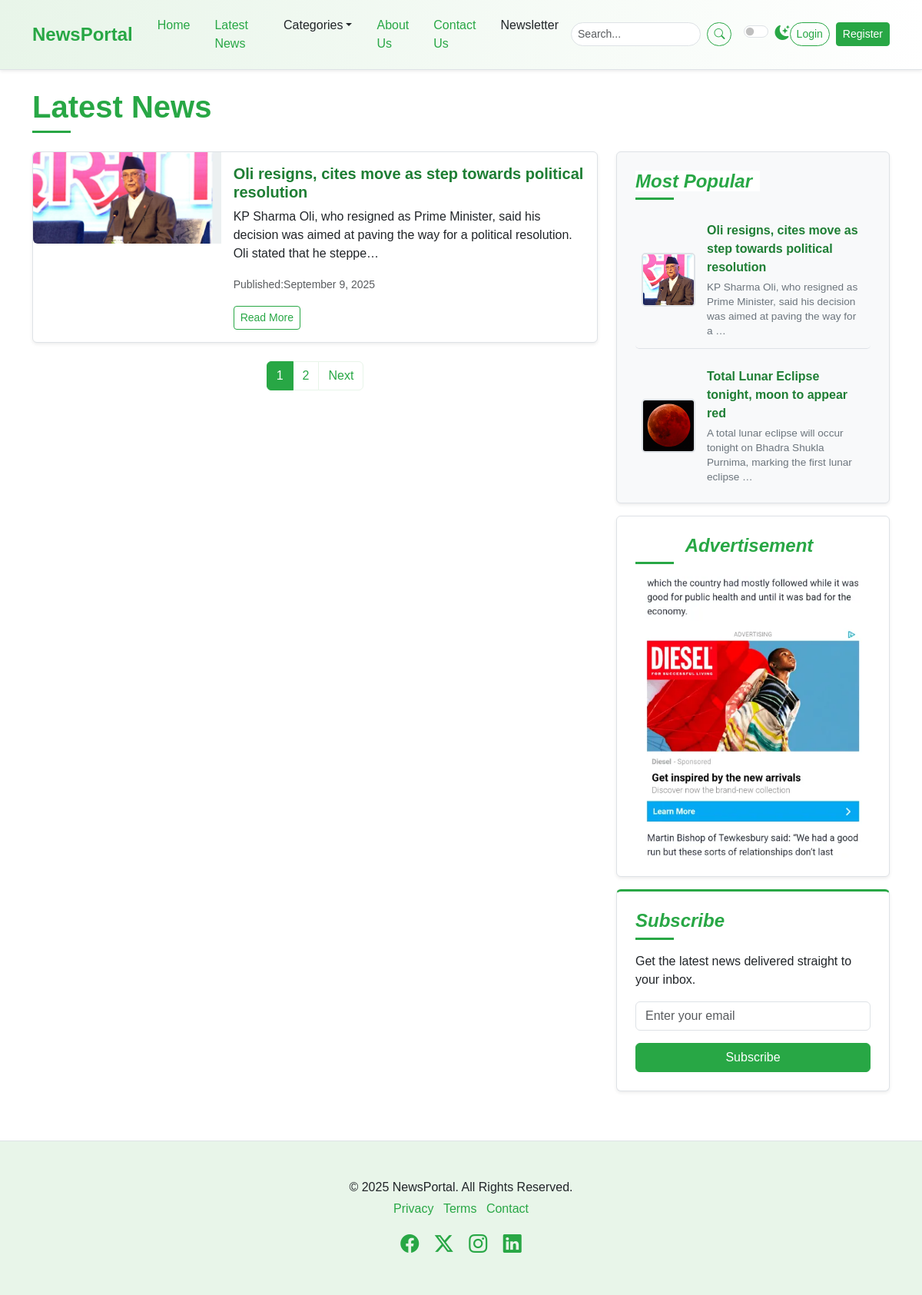
The page /post-list/ on the database its author committed.
### newspaper/models.py (models this page shows, shortened)
class TimeStampModel(models.Model):
    created_at= models.DateTimeField(auto_now_add=True)
    updated_at=models.DateTimeField(auto_now=True)
    class Meta:
        abstract= True # don't create table in DB

class Post(TimeStampModel):
    STATUS_CHOICES = [
        ("active","Active"),
        ("in_active","Inactive"),
    ]
    title=models.CharField(max_length=256)
    content=models.TextField()
    featured_image = models.ImageField(upload_to="post_images/%Y/%m/%d", blank=False) #install pillow library
    views_count= models.PositiveBigIntegerField(default=0)
    author=models.ForeignKey("auth.User",on_delete=models.CASCADE)
    status=models.CharField(max_length=20, choices=STATUS_CHOICES, default="active")
    is_breaking_news= models.BooleanField(default=False)
    published_at=models.DateTimeField(null=True, blank=True)
    category=models.ForeignKey(Category, on_delete=models.CASCADE)
    tags= models.ManyToManyField(Tag)

class Advertisement(TimeStampModel):
    title = models.CharField(max_length=100)
    image = models.ImageField(upload_to="advertisements/%Y/%m/%d", blank=False)

### newspaper/views.py (the view)
# urls.py: path("post-list/", views.PostListView.as_view(), name="post-list"),
class PostListView(SidebarMixin, ListView):
    model = Post
    template_name = "newsportal/list/list.html"
    context_object_name = "posts"
    paginate_by = 1
    def get_queryset(self):
        return Post.objects.filter(
            published_at__isnull=False, status="active"
        ).order_by("-published_at")

### newspaper/nav.py (called while the page is built)
def navigation(request):
    categories= Category.objects.all()[:4]
    return {"categories": categories}

### newspaper/views.py (called while the page is built)
        def get_context_data(self, **kwargs):
            context = super().get_context_data(**kwargs)
            context["popular_posts"] = Post.objects.filter(
                published_at__isnull=False, status="active"
            ).order_by("-published_at")[:5]
            context["advertisement"] = (
                Advertisement.objects.all().order_by("-created_at").first()
            )
            return context

### templates/newsportal/list/list.html (shortened to what this page needs)
{% extends "newsportal/base.html" %}
{% block content %}
    <div class="container mt-4">
      <h1 class="mb-4 section-title">
        <span>Latest News</span>
      </h1>
      <div class="row">
        <div class="col-lg-8">
          {% include "newsportal/list/left/post_list.html" %}
          {% include "newsportal/list/left/pagination.html" %}
       </div>
        <div class="col-lg-4">
          <div class="position-sticky sticky-sidebar-offset">
             {% include "newsportal/home/right/most_popular.html" %}
              {% include "newsportal/home/right/advertisement.html" %}
              {% include "newsportal/home/right/newsletter.html" %}
          </div>
        </div>
      </div>
    </div>
{% endblock content %}

### templates/newsportal/list/left/post_list.html
{% for post in posts %}
          <div class="card mb-4 shadow-sm news-list-item">
            <div class="row g-0">
              <div class="col-md-4">
                <img src="{{ post.featured_image.url }}"
                     class="img-fluid rounded-start"
                     width="300"
                     height="200"
                     alt="{{ post.title }}" />
              </div>
              <div class="col-md-8">
                <div class="card-body">
                  <h5 class="card-title">{{ post.title }}</h5>
                  <p class="card-text">
                   {{ post.content|truncatechars:150 }}
                  </p>
                  <p class="card-text">
                    <small class="text-muted">Published:{{ post.published_at|date:"F j, Y" }}</small>
                  </p>
                  <a href="{% url 'post-detail' post.pk %}" class="btn btn-outline-success btn-sm">Read More</a>
                </div>
              </div>
            </div>
          </div>
          {% endfor %}

### templates/newsportal/home/right/most_popular.html
            <div class="p-4 mb-3 bg-light rounded sidebar-widget shadow-sm">
              <h4 class="fst-italic section-title">
                <span>Most Popular</span>
              </h4>
              <ul class="list-unstyled mb-0 popular-list">
                 {% for post in popular_posts %}
                <li>
                  <img src="{{ post.featured_image.url }}"
                  width="70"
                  height="70"
                  alt="Popular 1" />
                  <div>
                      <a href="article.html" class="popular-title-link">{{ post.title }}</a>
                      <p class="popular-description">{{ post.content|truncatechars:100 }}</p>
                  </div>
                </li>
                {% endfor %}
              </ul>
            </div>

### templates/newsportal/home/right/advertisement.html
            <div class="p-4 mb-3 rounded sidebar-widget shadow-sm text-center">
              <h4 class="fst-italic section-title">
                <span>Advertisement</span>
              </h4>
              <img src="{{ advertisement.image.url }}"
                   class="img-fluid"
                   alt="{{ advertisement.title }}"
                   width="300"
                   height="250" />
            </div>

### static/css/style.css (style rules this page uses)
:root { --primary-green: #28a745; --light-green: #e8f5e9; --dark-green: #1e7e34; --accent-green: #5cb85c; --text-color-light: #212529; --text-color-dark: #f8f9fa; --bg-light: #ffffff; --bg-dark: #212529; --card-bg-light: #ffffff; --card-bg-dark: #343a40; --border-color-light: #dee2e6; --border-color-dark: #495057; --shadow-sm: 0 0.125rem 0.25rem rgba(0, 0, 0, 0.075); --shadow: 0 0.5rem 1rem rgba(0, 0, 0, 0.15); --transition-speed: 0.3s ease; }
body { font-family: "Poppins", sans-serif; background-color: var(--bg-light); color: var(--text-color-light); transition: background-color var(--transition-speed), color var(--transition-speed); }
.section-title { position: relative; padding-bottom: 10px; margin-bottom: 20px; font-weight: 600; color: var(--primary-green); }
.section-title span { position: relative; z-index: 1; background-color: var(--bg-light); padding-right: 10px; }
.section-title::after { content: ""; position: absolute; left: 0; bottom: 0; width: 50px; height: 3px; background-color: var(--primary-green); }
.card { border: 1px solid var(--border-color-light); transition: box-shadow var(--transition-speed), transform var(--transition-speed); background-color: var(--card-bg-light); color: var(--text-color-light); }
.card-title { color: var(--dark-green); font-weight: 600; }
.news-list-item { transition: box-shadow var(--transition-speed), background-color var(--transition-speed); }
.sidebar-widget { background-color: var(--card-bg-light); border: 1px solid var(--border-color-light); padding: 1.5rem !important; }
.sidebar-widget h4 { color: var(--primary-green); margin-bottom: 1rem; }
.popular-list li { display: flex; align-items: center; margin-bottom: 0.75rem; padding: 0.75rem 0.5rem; border-bottom: 1px solid var(--border-color-light); transition: background-color var(--transition-speed); border-radius: 5px; }
.popular-list li:last-child { border-bottom: none; margin-bottom: 0; padding-bottom: 0; }
.popular-list img { width: 70px; height: 70px; object-fit: cover; border-radius: 5px; margin-right: 15px; flex-shrink: 0; border: 2px solid var(--border-color-light); }
.popular-list li div { display: flex; flex-direction: column; justify-content: center; flex-grow: 1; }
.popular-list .popular-title-link { text-decoration: none; color: var(--dark-green); font-weight: 600; margin-bottom: 0.25rem; display: block; transition: color var(--transition-speed); }
.popular-list .popular-description { font-size: 0.85rem; color: #6c757d; margin-bottom: 0; line-height: 1.4; }
.popular-list a { text-decoration: none; color: var(--text-color-light); transition: color var(--transition-speed); flex-grow: 1; }
.btn-outline-success { color: var(--primary-green); border-color: var(--primary-green); transition: background-color var(--transition-speed), color var(--transition-speed); }
.sticky-sidebar-offset { top: 6rem; }

### rows shown on the page
Post: featured_image (picture), title "Oli resigns, cites move as step towards political resolution", content "KP Sharma Oli, who resigned as Prime Minister, said his decision was aimed at paving the way for a political resolution. Oli stated that he steppe…", published_at "September 9, 2025", content "KP Sharma Oli, who resigned as Prime Minister, said his decision was aimed at paving the way for a …"
Post: featured_image (picture), title "Total Lunar Eclipse tonight, moon to appear red", content "A total lunar eclipse will occur tonight on Bhadra Shukla Purnima, marking the first lunar eclipse …"
Advertisement: image (picture)

### other values the page prints
{{ i }} "1" "2"
